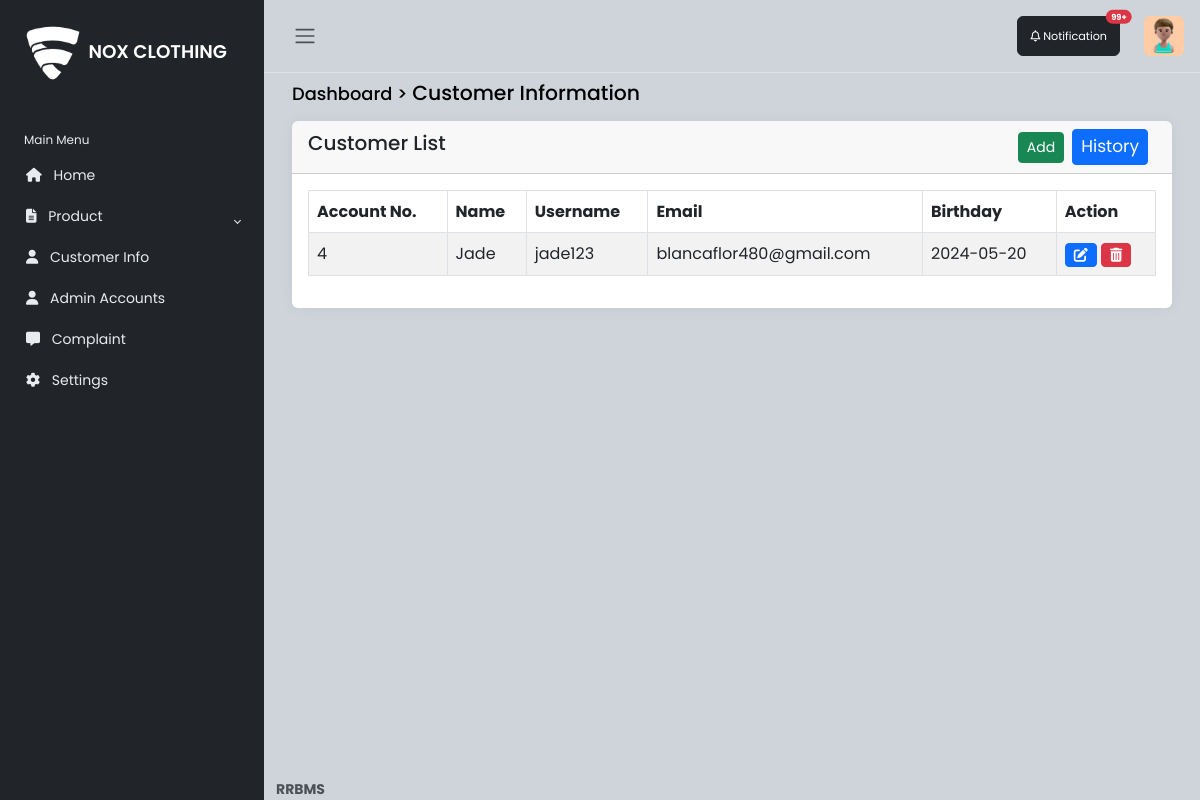
The app's page /admin/customer.php (signed in), older data.
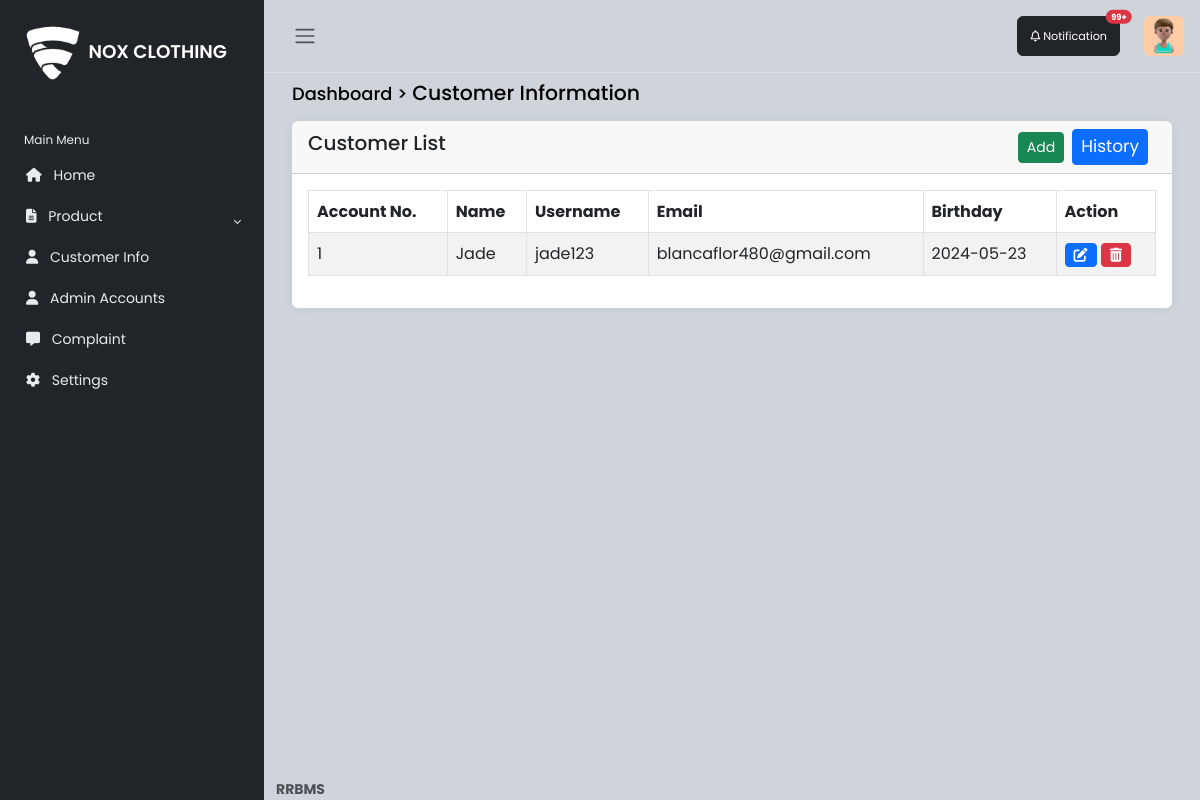
The same page, newer data.
### tables this page shows
CREATE TABLE `customer` (
  `id` int(11) NOT NULL,
  `fname` varchar(100) NOT NULL,
  `mname` varchar(100) NOT NULL,
  `lname` varchar(100) NOT NULL,
  `email` varchar(100) NOT NULL,
  `uname` varchar(250) NOT NULL,
  `address` varchar(100) NOT NULL,
  `city` varchar(50) NOT NULL,
  `zipcode` int(15) NOT NULL,
  `contactnumber` int(15) NOT NULL,
  `bday` date DEFAULT NULL,
  `image` longblob NOT NULL,
  `password` varchar(250) NOT NULL,
  `otp` varchar(11) DEFAULT NULL,
  `email_verified` tinyint(6) NOT NULL DEFAULT 0,
  `datereg` date NOT NULL DEFAULT current_timestamp()
);

### admin/customer.php (the view, shortened to what this page needs)
<link rel="stylesheet" href="https://cdn.datatables.net/2.0.5/css/dataTables.bootstrap5.css">
<?php
    include 'dbconn/conn.php';
    ?>
    <?php include('sidebar.php'); ?>
    <main class="content px-3 py-2">
        <div class="container-fluid">
            <div class="mb-3">
                <h4><small>Dashboard > </small> Customer Information</h4>
            </div>
            <div class="card border-0">
            <div class="card-header d-flex justify-content-between align-items-center">
                    <h5 class="card-title">
                        Customer List
                    </h5>
                    <div class="d-flex justify-content-end align-items-center">
                        <button type="button" class="btn btn-success btn-sm me-2" data-bs-toggle="modal" data-bs-target="#addProductModal">Add</button>
                        <a href="history_transaction.php" style="font-size: 17px;" class="btn btn-primary btn-sm me-2">History</a>
                    </div>
                </div>
                <div class="card-body table-responsive">
                <table id="dataTable" class="table table-hover table-striped table-bordered">
                <thead>
                            <tr>
                                <th>Account No.</th>
                                <th>Name</th>
                                <th>Username</th>
                                <th>Email</th>
                                <th>Birthday</th>
                                <th>Action</th>
                            </tr>
                        </thead>
                        <tbody>
                        <?php
                            $sql = "SELECT * FROM customer";
                            $meta = mysqli_query($conn, $sql);
                            if (mysqli_num_rows($meta) > 0) {
                                while($result = mysqli_fetch_assoc($meta)) {
                          ?>
       <tr>
                            <td><?php echo $result['id']; ?></td>
                            <td><?php echo $result['fname']; ?></td>
                            <td><?php echo $result['uname']; ?></td>
                            <td><?php echo $result['email']; ?></td>
                            <td><?php echo $result['bday']; ?></td>
                            <td>
                                <button type="button" class="btn btn-primary btn-sm" data-bs-toggle="modal" data-bs-target="#editProductModal<?php echo $result['id']; ?>"><i class="fas fa-edit"></i></button>
                                <button type="button" class="btn btn-danger btn-sm" data-bs-toggle="modal" data-bs-target="#deleteProductModal<?php echo $result['id']; ?>"><i class="fas fa-trash-alt"></i></button>
                            </td>
                        </tr>
        <?php
            }
        } else {
            echo "<tr><td colspan='6'>No games found</td></tr>";
        }
        ?>
    </tbody>
                    </table>
                </div>
            </div>
        </div>
    </main>
    <footer class="footer">
        <div class="container-fluid">
            <div class="row text-muted">
                <div class="col-6 text-start">
                    <p class="mb-0">
                        <a href="#" class="text-muted">
                            <strong>RRBMS</strong>
                        </a>
                    </p>
                </div>
            </div>
        </div>
    </footer>

### admin/sidebar.php (shortened to what this page needs)
<!DOCTYPE html>
<html lang="en" data-bs-theme="white">
<head>
    <link rel="stylesheet" href="https://cdn.jsdelivr.net/npm/bootstrap@5.3.0-alpha2/dist/css/bootstrap.min.css">
    <link rel="stylesheet" href="css/style.css">
</head>
<body>
<?php
include 'dbconn/conn.php';
  if (isset($_SESSION['uname'])) {
    $uname = $_SESSION['uname'];
} else {
    header("Location: login-signup.php");
    exit();
}
$query  = mysqli_query($conn, "SELECT * FROM admin WHERE uname = '$uname'") or die(mysqli_error());
$row = mysqli_fetch_array($query);
$role  = $row['role'];
?>
    <div class="wrapper">
        <aside id="sidebar" class="js-sidebar">
            <div class="h-100">
                <div class="sidebar-logo">
                    <a href="dashboard.php"><img src="images/main.png" style="width: 70px"><span style="color: white; ">NOX CLOTHING</span></a>
                </div>
                <ul class="sidebar-nav">
                    <li class="sidebar-header">
                        Main Menu
                    </li>
                    <li class="sidebar-item">
                        <a href="dashboard.php" class="sidebar-link">
                            <i class="fa fa-home pe-2"></i>
                            Home
                        </a>
                    </li>
                    <li class="sidebar-item">
                        <a href="#" class="sidebar-link collapsed" data-bs-target="#pages" data-bs-toggle="collapse"
                            aria-expanded="false"><i class="fa-solid fa-file-lines pe-2"></i>
                            Product
                        </a>
                    </li>
                    <?php if ($role == 'Admin'): ?>
                    <li class="sidebar-item">
                        <a href="customer.php" class="sidebar-link collapsed"><i class="fa-solid fa-user pe-2"></i>
                            Customer Info
                        </a>
                    </li>
                    <li class="sidebar-item">
                        <a href="account.php" class="sidebar-link collapsed"><i class="fa-solid fa-user pe-2"></i>
                            Admin Accounts
                        </a>
                    </li>
                    <?php endif; ?>
                    <li class="sidebar-item">
                        <a href="" class="sidebar-link collapsed"><i class="fa-solid fa-message pe-2"></i>
                           Complaint
                        </a>
                    </li>
                    <li class="sidebar-item">
                        <a href="" class="sidebar-link collapsed"><i class="fa-solid fa-gear pe-2"></i>
                            Settings
                        </a>
                   </li>
                </ul>
            </div>
        </aside>
        <div class="main">
            <nav class="navbar navbar-expand px-3 border-bottom">
                <button class="btn" id="sidebar-toggle" type="button">
                    <span class="navbar-toggler-icon"></span>
                </button>
                <div class="navbar-collapse navbar">
                    <ul class="navbar-nav">
                    <button type="button" class="btn btn-dark position-relative me-4" id="notif" style="font-size: 0.7rem;">
                          <i class="fa-regular fa-bell"></i> Notification
                       <span class="position-absolute top-0 start-100 translate-middle badge rounded-pill bg-danger">
                            99+
                      </span>
                    </button>
                        <li class="nav-item dropdown">
                            <a href="#" data-bs-toggle="dropdown" class="nav-icon pe-md-0">
                             <div class="d-flex align-items-center">
                            <img src="image/profile.jpg" class="avatar img-fluid rounded" alt="">
                        </div>
                        </a>
                    </ul>
                </div>
            </nav>
</body>
</html>

### admin/css/style.css (style rules this page uses)
body { font-family: 'Poppins', sans-serif; font-size: 0.875rem; opacity: 1; overflow-y: scroll; margin: 0; }
a { cursor: pointer; text-decoration: none; font-family: 'Poppins', sans-serif; }
li { list-style: none; }
h4 { font-family: 'Poppins', sans-serif; font-size: 1.275rem; color: var(--bs-emphasis-color); }
.wrapper { align-items: stretch; display: flex; width: 100%; }
#sidebar { max-width: 264px; min-width: 264px; background: var(--bs-dark); transition: all 0.35s ease-in-out; }
.main { display: flex; flex-direction: column; min-height: 100vh; min-width: 0; overflow: hidden; transition: all 0.35s ease-in-out; width: 100%; background: var(--bs-dark-bg-subtle); }
.sidebar-logo { padding: 1.15rem; }
.sidebar-logo a { color: #e9ecef; font-size: 1.15rem; font-weight: 600; }
.sidebar-nav { flex-grow: 1; list-style: none; margin-bottom: 0; padding-left: 0; margin-left: 0; }
.sidebar-header { color: #e9ecef; font-size: .75rem; padding: 1.5rem 1.5rem .375rem; }
a.sidebar-link { padding: .625rem 1.625rem; color: #e9ecef; position: relative; display: block; font-size: 0.875rem; }
.sidebar-link[data-bs-toggle="collapse"]::after { border: solid; border-width: 0 .075rem .075rem 0; content: ""; display: inline-block; padding: 2px; position: absolute; right: 1.5rem; top: 1.4rem; transform: rotate(-135deg); transition: all .2s ease-out; }
.sidebar-link[data-bs-toggle="collapse"].collapsed::after { transform: rotate(45deg); transition: all .2s ease-out; }
.avatar { height: 40px; width: 40px; }
.navbar-expand .navbar-nav { margin-left: auto; }
.content { flex: 1; max-width: 100vw; width: 100vw; }
@media (min-width:768px) { .content { max-width: auto; width: auto; } }
.card { box-shadow: 0 0 .875rem 0 rgba(34, 46, 60, .05); margin-bottom: 24px; }

Row changes from the older to the newer data that the page shows:
removed customer: id "4", fname "Jade", uname "jade123", email "blancaflor480@gmail.com", bday "2024-05-20"
added customer: id "1", fname "Jade", uname "jade123", email "blancaflor480@gmail.com", bday "2024-05-23"
